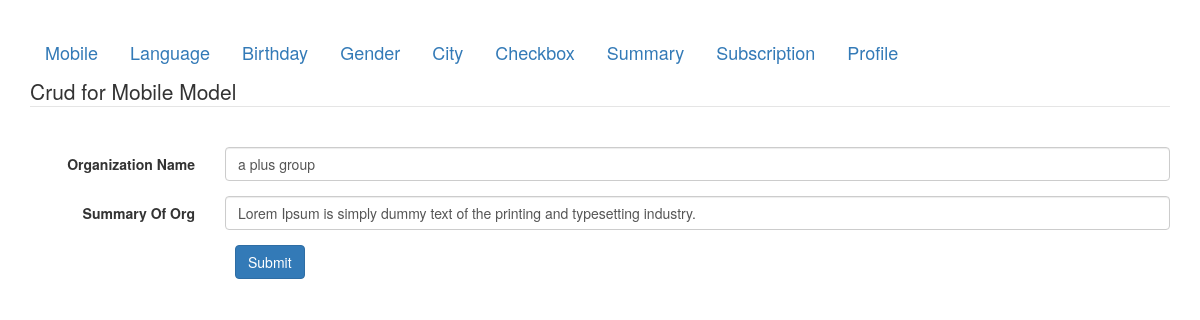
/views/ALL_CRUD/Summary/edit.php?id=3, run on the app's committed database.
### tables this page shows
CREATE TABLE `summaries` (
  `id` int(11) NOT NULL,
  `title` varchar(50) NOT NULL,
  `summary` text NOT NULL,
  `created_at` datetime NOT NULL,
  `updated_at` datetime DEFAULT NULL,
  `deleted_at` datetime DEFAULT NULL
);

### src/ALL_CRUD/Summary/Summary.php (called while the page is built, shortened)
<?php
class Summary {
    public $db='';
    public function __construct() {
        $this->db=  mysqli_connect("localhost","root","fazil142","atomicproject");
    }
    public function view($data=''){
        $this->id=$data['id'];
        $query="select * from summaries where id=".$this->id;
        $result=  mysqli_query($this->db, $query);
        $row=  mysqli_fetch_assoc($result);
        return $row;
    }
}

### views/ALL_CRUD/Summary/edit.php (the view, shortened to what this page needs)
<?php
    $summary=new Summary();
    $val=$summary->view($_GET);
?>
<!DOCTYPE html>
<html>
    <head>
        <link rel="stylesheet" type="text/css" href="../../../css/bootstrap.min.css">
        <link rel="stylesheet" type="text/css" href="../../../css/style.css">
    </head>
    <body>
        <div>
            <ul class="nav nav-pills ">
  <li role="presentation"><a href="../../../views/ALL_CRUD/Mobile/index.php">Mobile</a></li>
  <li role="presentation"><a href="../../../views/ALL_CRUD/Language/index.php">Language</a></li>
  <li role="presentation"><a href="../../../views/ALL_CRUD/Birthday/index.php">Birthday</a></li>
  <li role="presentation"><a href="../../../views/ALL_CRUD/Gender/index.php">Gender</a></li>
  <li role="presentation"><a href="../../../views/ALL_CRUD/City/index.php">City</a></li>
  <li role="presentation"><a href="../../../views/ALL_CRUD/Checkbox/index.php">Checkbox</a></li>
  <li role="presentation"><a href="index.php">Summary</a></li>
  <li role="presentation"><a href="../../../views/ALL_CRUD/Subscription/index.php">Subscription</a></li>
  <li role="presentation"><a href="../../../views/ALL_CRUD/ProfilePic/index.php">Profile</a></li>
</ul>
        </div>
        <fieldset class="form-group">
            <legend>Crud for Mobile Model</legend>
            <form class="form-horizontal" action="update.php" method="post">
                <div class="form-group">
                    <label for="name" class="col-sm-2 control-label">Organization Name</label>
                    <div class="col-sm-10">
                <input type="text" name="title" id="name" class="form-control"
                       value="<?php echo $val['title']?>"
                       >
                    </div>
                    </div>
                <div class="form-group">
                    <label for="name" class="col-sm-2 control-label">Summary Of Org</label>
                    <div class="col-sm-10">
                        <input type="text" name="summary" id="name" class="form-control" cols="10" rows="6"
                                  value="<?php echo $val['summary']?>"
                                  >
                    </div>
                    </div>
                <div class="col-sm-offset-2 col-sm-10">
                    <label>
                        <input type="submit" value="Submit" class="btn btn-primary">
                    </label>
                </div>
            </form>
        </fieldset>
    </body>
</html>

### css/style.css (style rules this page uses)
body { margin:30px; }
div ul li a { font-size: 18px }

### data on the page
summaries: title "a plus group", summary "Lorem Ipsum is simply dummy text of the printing and typesetting industry."
